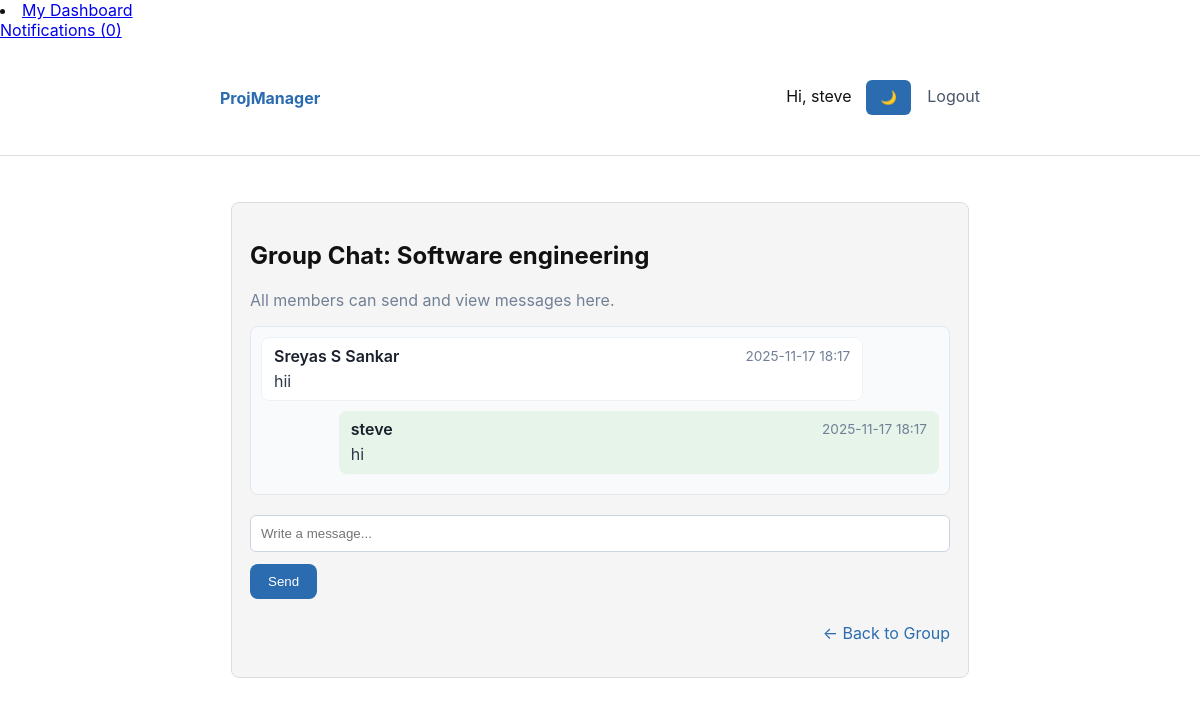
The app's page /groups/1/messages (signed in) with its own data.
### models.py (models this page shows, shortened)
class User(db.Model, UserMixin):
    id = db.Column(db.Integer, primary_key=True)
    username = db.Column(db.String(80), unique=True, nullable=False)
    email = db.Column(db.String(120), unique=True, nullable=False)
    password_hash = db.Column(db.String(128), nullable=False)

class Group(db.Model):
    id = db.Column(db.Integer, primary_key=True)
    name = db.Column(db.String(100), nullable=False)
    description = db.Column(db.Text, nullable=True)
    admin_id = db.Column(db.Integer, db.ForeignKey('user.id'), nullable=False)
    admin = db.relationship('User', backref='owned_groups')
    members = db.relationship('GroupMembership', back_populates='group', cascade='all, delete-orphan')

class GroupMessage(db.Model):
    id = db.Column(db.Integer, primary_key=True)
    group_id = db.Column(db.Integer, db.ForeignKey('group.id'), nullable=False)
    user_id = db.Column(db.Integer, db.ForeignKey('user.id'), nullable=False)
    message = db.Column(db.Text, nullable=False)
    timestamp = db.Column(db.DateTime, default=db.func.now())
    user = db.relationship('User', backref='group_messages')
    group = db.relationship('Group', backref='messages')

### app.py (the view)
@app.route('/groups/<int:group_id>/messages', methods=['GET'])
@login_required
def group_messages(group_id):
    group = Group.query.get_or_404(group_id)
    membership = GroupMembership.query.filter_by(
        user_id=current_user.id, group_id=group.id
    ).first()
    if not membership:
        flash('You are not a member of this group.', 'danger')
        return redirect(url_for('dashboard'))
    messages = GroupMessage.query.filter_by(
        group_id=group.id
    ).order_by(GroupMessage.timestamp.asc()).all()
    form = MessageForm()
    return render_template('group_messages.html', group=group, messages=messages, form=form)

### forms.py
class MessageForm(FlaskForm):
    message = StringField('Type your message', validators=[DataRequired(), Length(1, 500)])
    submit = SubmitField('Send')

### app.py (called while the page is built)
@login_manager.user_loader
def load_user(user_id):
    return User.query.get(int(user_id))

@app.context_processor
def inject_notifications():
    if current_user.is_authenticated:
        unread = Notification.query.filter_by(user_id=current_user.id, is_read=False).all()
        return dict(unread_notifications=unread)
    return dict(unread_notifications=[])

### templates/group_messages.html (shortened to what this page needs)
{% extends 'base.html' %}
{% block content %}
<div class="group-chat-container">
  <div class="card group-chat-card">
    <h2>Group Chat: {{ group.name }}</h2>
    <p class="muted">All members can send and view messages here.</p>
    <div id="chat-box" class="chat-box">
      {% if messages %}
        {% for msg in messages %}
          <div class="chat-message {% if msg.user_id == current_user.id %}chat-own{% else %}chat-other{% endif %}">
            <div class="chat-header">
              <strong>{{ msg.user.username }}</strong>
              <small class="chat-timestamp">
                {{ msg.timestamp.strftime('%Y-%m-%d %H:%M') if msg.timestamp else '' }}
              </small>
            </div>
            <div class="chat-body">{{ msg.message }}</div>
          </div>
        {% endfor %}
      {% else %}
        <p class="no-messages">No messages yet. Start the conversation!</p>
      {% endif %}
    </div>
    <div class="chat-form">
      <div class="form-row chat-input-row">
        {{ form.message(id='chat-input', class_='chat-input', placeholder='Write a message...') }}
      </div>
      <div class="form-row">
        <button type="button" id="send-btn" class="btn send-btn">Send</button>
      </div>
    </div>
    <p class="back-link">
      <a href="{{ url_for('group_detail', group_id=group.id) }}">← Back to Group</a>
    </p>
  </div>
</div>
{% endblock %}

### templates/base.html (shortened to what this page needs)
<!doctype html>
<html lang="en">
<head>
    <li><a href="{{ url_for('my_dashboard') }}">My Dashboard</a></li>
    <link rel="stylesheet" href="{{ url_for('static', filename='css/style.css') }}">
</head>
<body class="{{ 'dark-mode' if session.get('theme') == 'dark' else '' }}">
{% if current_user.is_authenticated %}
<a href="{{ url_for('notifications') }}">
    Notifications ({{ current_user.unread_notifications|length }})
</a>
{% endif %}
{% set _ = session.pop('popup_notification', None) %}
<nav class="nav">
    <div class="container">
        <a class="brand" href="{{ url_for('index') }}">ProjManager</a>
        <div class="nav-right">
            {% if current_user.is_authenticated %}
                <span>Hi, {{ current_user.username }}</span>
                <button id="theme-toggle" class="btn" style="margin-left:10px;">
                    🌙
                </button>
                <a href="{{ url_for('logout') }}">Logout</a>
            {% else %}
                <a href="{{ url_for('login') }}">Login</a>
                <a href="{{ url_for('register') }}">Register</a>
            {% endif %}
        </div>
    </div>
</nav>
<main class="container">
    {% block content %}{% endblock %}
</main>
</body>
</html>

### static/css/style.css (style rules this page uses)
:root { --max-width:760px;--accent:#2b6cb0 }
body { font-family:Inter,system-ui,Segoe UI,Roboto,Arial,sans-serif;margin:0;background:#f7fafc;color:#222 }
.container { max-width:var(--max-width);margin:28px auto;padding:0 16px }
.nav { background:white;border-bottom:1px solid #e6eef6 }
.nav .container { display:flex;align-items:center;justify-content:space-between;padding:12px 16px }
.brand { font-weight:700;color:var(--accent);text-decoration:none }
.nav-right a { margin-left:12px;text-decoration:none;color:#4a5568 }
.form-row { margin-bottom:12px }
.form-row input { width:100%;padding:10px;border:1px solid #cbd5e1;border-radius:6px }
.btn { padding:10px 14px;border:none;border-radius:6px;background:var(--accent);color:white;cursor:pointer }
.muted { color:#718096 }
.card { background:white;padding:18px;border-radius:8px;margin-top:18px }
.group-chat-container { display: flex; justify-content: center; margin-top: 20px; }
.group-chat-card { width: 100%; max-width: 700px; }
.chat-box { max-height: 400px; overflow-y: auto; background: #f8fafc; padding: 10px; border-radius: 8px; margin-bottom: 20px; border: 1px solid #e2e8f0; }
.chat-message { padding: 8px 12px; margin-bottom: 10px; border-radius: 8px; max-width: 85%; word-wrap: break-word; transition: background 0.2s ease-in-out; }
.chat-own { background: #e6f4ea; align-self: flex-end; margin-left: auto; }
.chat-other { background: #ffffff; border: 1px solid #edf2f7; margin-right: auto; }
.chat-header { display: flex; justify-content: space-between; align-items: center; }
.chat-header strong { font-weight: 600; color: #1a202c; }
.chat-timestamp { color: #718096; font-size: 0.85rem; }
.chat-body { margin-top: 4px; color: #2d3748; line-height: 1.4; }
.chat-form { display: flex; flex-direction: column; }
.chat-input-row { display: flex; align-items: center; gap: 10px; }
.chat-input { flex: 1; padding: 10px; border-radius: 8px; border: 1px solid #cbd5e1; outline: none; }
.send-btn { background: #2b6cb0; color: white; padding: 10px 18px; border: none; border-radius: 8px; cursor: pointer; align-self: flex-end; }
.back-link { text-align: right; margin-top: 12px; }
.back-link a { color: #2b6cb0; text-decoration: none; }
:root { --bg-color: #ffffff; --text-color: #111111; --card-bg: #f5f5f5; --nav-bg: #ffffff; --border-color: #dddddd; }
body { background: var(--bg-color); color: var(--text-color); }
.card { background: var(--card-bg); border: 1px solid var(--border-color); }
.nav { background: var(--nav-bg); border-bottom: 1px solid var(--border-color); }

### records on screen
User: username "steve"
Group: name "Software engineering"
GroupMessage: user.username "Sreyas S Sankar", timestamp "2025-11-17 18:17", message "hii"
GroupMessage: user.username "steve", timestamp "2025-11-17 18:17", message "hi"

### other values on screen
{{ current_user.unread_notifications|length }} "0"
